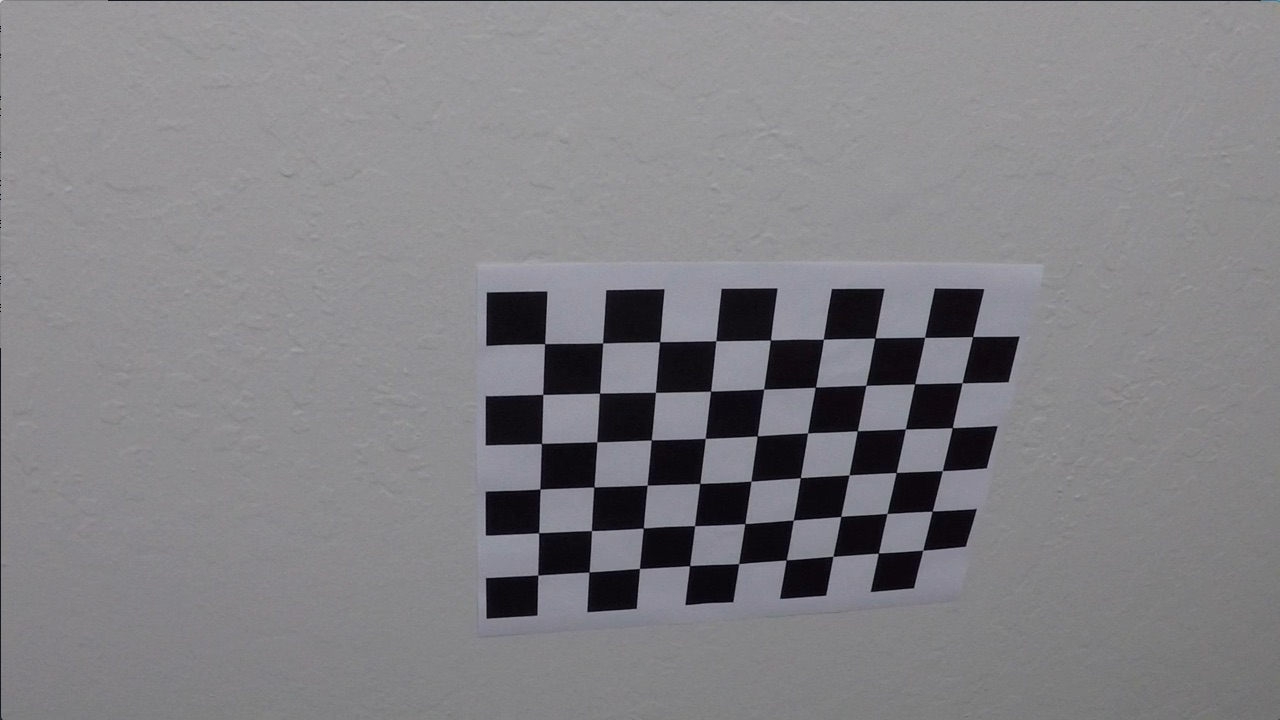
#> input picture CarND-Advanced-Lane-Lines/camera_cal/calibration10.jpg, 1280 x 720 px; its folder holds only this picture in this run
$ jupyter execute --allow-errors 'Video Pipeline.ipynb'   (shell and % lines are left out)   (Python 2 division)   (older library calls are emulated)
#> lines starting #> are read from the running program, lines starting #| are printed output that depends on the picture; after the words box and inside, x2 and y2 are one past the last pixel; in counts of white or black regions, pixels touching at a corner belong together
[cell 1]
import numpy as np
import cv2
import glob
import matplotlib.pyplot as plt
import matplotlib.image as mpimg
from moviepy.editor import VideoFileClip
from IPython.display import HTML
from functools import partial
from collections import deque

[cell 2]
class FindLanes:

    def __init__(self):
        self.search_start = -1
        self.search_end = -1
        self.error_counter = 0
        self.smooth_value = 10
        self.update_data = 10
        self.frame = 0
        self.left_curvature = 0
        self.right_curvature = 0
        self.off_center = 0
        self.leftx = deque(maxlen=self.smooth_value)
        self.lefty = deque(maxlen=self.smooth_value)
        self.rightx = deque(maxlen=self.smooth_value)
        self.righty = deque(maxlen=self.smooth_value)
        self.ym_per_pix = 30/720 # meters per pixel in y dimension
        self.xm_per_pix = 3.7/700 # meters per pixel in x dimension


    def compute_calibartion_points(self):
        # prepare object points, like (0,0,0), (1,0,0), (2,0,0) ....,(6,5,0)
        objp = np.zeros((6*9,3), np.float32)
        objp[:,:2] = np.mgrid[0:9,0:6].T.reshape(-1,2)

        # Arrays to store object points and image points from all the images.
        objpoints = [] # 3d points in real world space
        imgpoints = [] # 2d points in image plane.

        # Make a list of calibration images
        images = glob.glob('./camera_cal/calibration*.jpg')

        # Step through the list and search for chessboard corners
        for fname in images:
            img = cv2.imread(fname)
#> img is the input picture: shape (720, 1280, 3); mean B, G, R 133.1, 129.4, 130.2
            gray = cv2.cvtColor(img,cv2.COLOR_BGR2GRAY)

            # Find the chessboard corners
            ret, corners = cv2.findChessboardCorners(gray, (9,6),None)
#> ret = True; corners = 54 rows, first 8: [545.3, 343.1], [602.7, 342.8], [660.1, 341.3], [715.8, 340.7], [770.6, 340], [823.5, 339.2], [874.3, 338.5], [925.1, 337.4]

            # If found, add object points, image points
            if ret == True:
                objpoints.append(objp)
                imgpoints.append(corners)
        self.objpoints = objpoints
        self.imgpoints = imgpoints
#> self.imgpoints = 1 item


    def undistort_image(self, img):
        ret, mtx, dist, rvecs, tvecs = cv2.calibrateCamera(self.objpoints, self.imgpoints,
                                                           (img.shape[1], img.shape[0]),None,None)
        return cv2.undistort(img, mtx, dist, None, mtx)


    def binary_pipeline(self, img, s_thresh=(170, 255), sx_thresh=(20, 100)):
        img = np.copy(img)
        # Convert to HLS color space
        hsv = cv2.cvtColor(img, cv2.COLOR_RGB2HLS).astype(np.float)
        l_channel = hsv[:,:,1]
        s_channel = hsv[:,:,2]
        # Sobel x
        sobelx = cv2.Sobel(l_channel, cv2.CV_64F, 1, 0) # Take the derivative in x
        abs_sobelx = np.absolute(sobelx) # Absolute x derivative to accentuate lines away from horizontal
        scaled_sobel = np.uint8(255*abs_sobelx/np.max(abs_sobelx))

        # Threshold x gradient
        sxbinary = np.zeros_like(scaled_sobel)
        sxbinary[(scaled_sobel >= sx_thresh[0]) & (scaled_sobel <= sx_thresh[1])] = 1

        # Threshold color channel
        s_binary = np.zeros_like(s_channel)
        s_binary[(s_channel >= s_thresh[0]) & (s_channel <= s_thresh[1])] = 1

        #combine
        color_binary = np.zeros_like(scaled_sobel)
        color_binary[(sxbinary == 1) | (s_binary ==1)] = 1
        return color_binary


    def warper(self, img):
        img_size = (img.shape[1], img.shape[0])
        src = np.float32(
            [[(img_size[0] / 2) - 55, img_size[1] / 2 + 100],
            [((img_size[0] / 6) - 10), img_size[1]],
            [(img_size[0] * 5 / 6) + 60, img_size[1]],
            [(img_size[0] / 2 + 55), img_size[1] / 2 + 100]])
        dst = np.float32(
            [[(img_size[0] / 4), 0],
            [(img_size[0] / 4), img_size[1]],
            [(img_size[0] * 3 / 4), img_size[1]],
            [(img_size[0] * 3 / 4), 0]])
        M = cv2.getPerspectiveTransform(src, dst)
        Minv = cv2.getPerspectiveTransform(dst, src)
        warped = cv2.warpPerspective(img, M, img_size, flags=cv2.INTER_NEAREST)  # keep same size as input image
        return warped, Minv


    def get_histogram_points(self, binary_warped):
        if self.search_start == -1:
            search_start = 150
        else:
            search_start = self.search_start
        if self.search_end == -1:
            search_end = 1150
        else:
            search_end = min(self.search_end, binary_warped.shape[1])

        histogram = np.sum(binary_warped[binary_warped.shape[0]/2:,search_start:search_end], axis=0)

        midpoint = np.int(histogram.shape[0]/2)
        leftx_base = search_start + np.argmax(histogram[:midpoint])
        rightx_base = search_start + np.argmax(histogram[midpoint:]) + midpoint

        return midpoint, leftx_base, rightx_base


    def polynomial_pipeline(self, binary_warped, Minv, image, on_road, nwindows=9, margin=100, minpix=50):
        # histogram of bottom 1/2
        midpoint, leftx_base, rightx_base = self.get_histogram_points(binary_warped)
        if rightx_base - leftx_base < 700:
            self.search_start = -1
            self.search_end = -1
            midpoint, leftx_base, rightx_base = self.get_histogram_points(binary_warped)
        self.search_start = max(leftx_base - margin, 0)
        self.search_end = rightx_base + margin

        # Set height of windows
        window_height = np.int(binary_warped.shape[0]/nwindows)
        # Identify the x and y positions of all nonzero pixels in the image
        nonzero = binary_warped.nonzero()
        nonzeroy = np.array(nonzero[0])
        nonzerox = np.array(nonzero[1])
        # Current positions to be updated for each window
        leftx_current = leftx_base
        rightx_current = rightx_base
        # Create empty lists to receive left and right lane pixel indices
        left_lane_inds = []
        right_lane_inds = []

        # Step through the windows one by one
        for window in range(nwindows):
            # Identify window boundaries in x and y (and right and left)
            win_y_low = binary_warped.shape[0] - (window+1)*window_height
            win_y_high = binary_warped.shape[0] - window*window_height
            win_xleft_low = leftx_current - margin
            win_xleft_high = leftx_current + margin
            win_xright_low = rightx_current - margin
            win_xright_high = rightx_current + margin
            # Identify the nonzero pixels in x and y within the window
            good_left_inds = ((nonzeroy >= win_y_low) & (nonzeroy < win_y_high) & (nonzerox >= win_xleft_low) & (nonzerox < win_xleft_high)).nonzero()[0]
            good_right_inds = ((nonzeroy >= win_y_low) & (nonzeroy < win_y_high) & (nonzerox >= win_xright_low) & (nonzerox < win_xright_high)).nonzero()[0]
            # Append these indices to the lists
            left_lane_inds.append(good_left_inds)
            right_lane_inds.append(good_right_inds)
            # If you found > minpix pixels, recenter next window on their mean position
            if len(good_left_inds) > minpix:
                leftx_current = np.int(np.mean(nonzerox[good_left_inds]))
            if len(good_right_inds) > minpix:
                rightx_current = np.int(np.mean(nonzerox[good_right_inds]))

        # Concatenate the arrays of indices
        left_lane_inds = np.concatenate(left_lane_inds)
        right_lane_inds = np.concatenate(right_lane_inds)

        # Extract left and right line pixel positions. x and y values
        self.leftx.append(nonzerox[left_lane_inds])
        self.lefty.append(nonzeroy[left_lane_inds])
        self.rightx.append(nonzerox[right_lane_inds])
        self.righty.append(nonzeroy[right_lane_inds])

        leftx = self.get_all_pixels(self.leftx)
        lefty = self.get_all_pixels(self.lefty)
        rightx = self.get_all_pixels(self.rightx)
        righty = self.get_all_pixels(self.righty)

        # Fit a second order polynomial to each
        left_fit = np.polyfit(lefty, leftx, 2)
        right_fit = np.polyfit(righty, rightx, 2)

        ploty = np.linspace(0, binary_warped.shape[0]-1, binary_warped.shape[0] )
        left_fitx = left_fit[0]*ploty**2 + left_fit[1]*ploty + left_fit[2]
        right_fitx = right_fit[0]*ploty**2 + right_fit[1]*ploty + right_fit[2]

        if (self.frame % self.update_data == 0):
            self.get_curvature(binary_warped, lefty, leftx, righty, rightx)
            y_eval = binary_warped.shape[0]
            left_bot = left_fit[0]*y_eval**2 + left_fit[1]*y_eval + left_fit[2]
            right_bot = right_fit[0]*y_eval**2 + right_fit[1]*y_eval + right_fit[2]
            mid_bot = (left_bot + right_bot) / 2
            mid_photo = image.shape[1] / 2
            #positive is right of center. in meters
            self.off_center = (mid_bot - mid_photo) * self.xm_per_pix

        font = cv2.FONT_HERSHEY_SIMPLEX
        cv2.putText(image,'Left Curvature: ' + str(int(self.left_curvature)),(10,60), font, 2,(255,255,255),2,cv2.LINE_AA)
        cv2.putText(image,'Right Curvature: ' + str(int(self.right_curvature)),(10,125), font, 2,(255,255,255),2,cv2.LINE_AA)
        cv2.putText(image,'Center offset: ' + str(round(self.off_center,2)),(10,190), font, 2,(255,255,255),2,cv2.LINE_AA)

        if on_road:
            return self.plot_on_road(binary_warped, image, left_fitx, right_fitx, ploty, Minv)
        else:
            return left_fitx, right_fitx, ploty


    def get_all_pixels(self, q):
        all_pixels = []
        for v in q:
            all_pixels.extend(v)
        return np.array(all_pixels)


    # [49 lines left out: functions plot_on_road, process_image, get_binary_warped, get_curvature, not called in this run]

[cell 3]
find_lanes = FindLanes()
find_lanes.compute_calibartion_points()

#> (a cell that did not finish here is left out)

[cell 5]
image = plt.imread("test_images/test2.jpg")
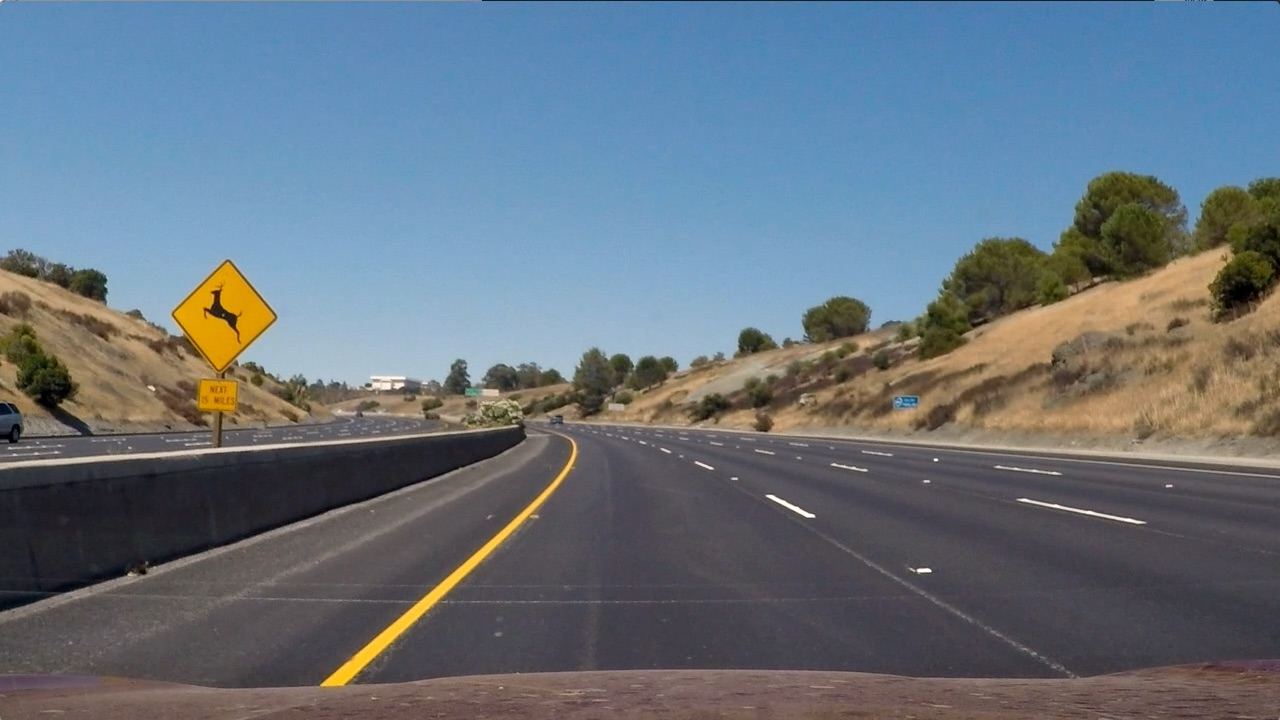
#> input picture CarND-Advanced-Lane-Lines/test_images/test2.jpg, 1280 x 720 px
#> image is the input picture: shape (720, 1280, 3); mean R, G, B 102.8, 114.6, 125.5
undistorted = find_lanes.undistort_image(image)
#> in undistort_image, `ret, mtx, dist, rvecs, tvecs = cv2.calibrateCamera(self.objpoints, sel..`: ret = 0.68; mtx = [[1143.7, 0, 681.7], [0, 1109.2, 367.7], [0, 0, 1]]; dist = [[-0.515, 2.99, -0.00876, 0.00937, 1.41]]; rvecs = ([0.451, -0.252, 0.0361],); tvecs = ([-2.31, -0.422, 19.12],)
plt.imsave("./readme_images/undistorted_car.jpg", undistorted)

[cell 6]
binary = find_lanes.binary_pipeline(undistorted)
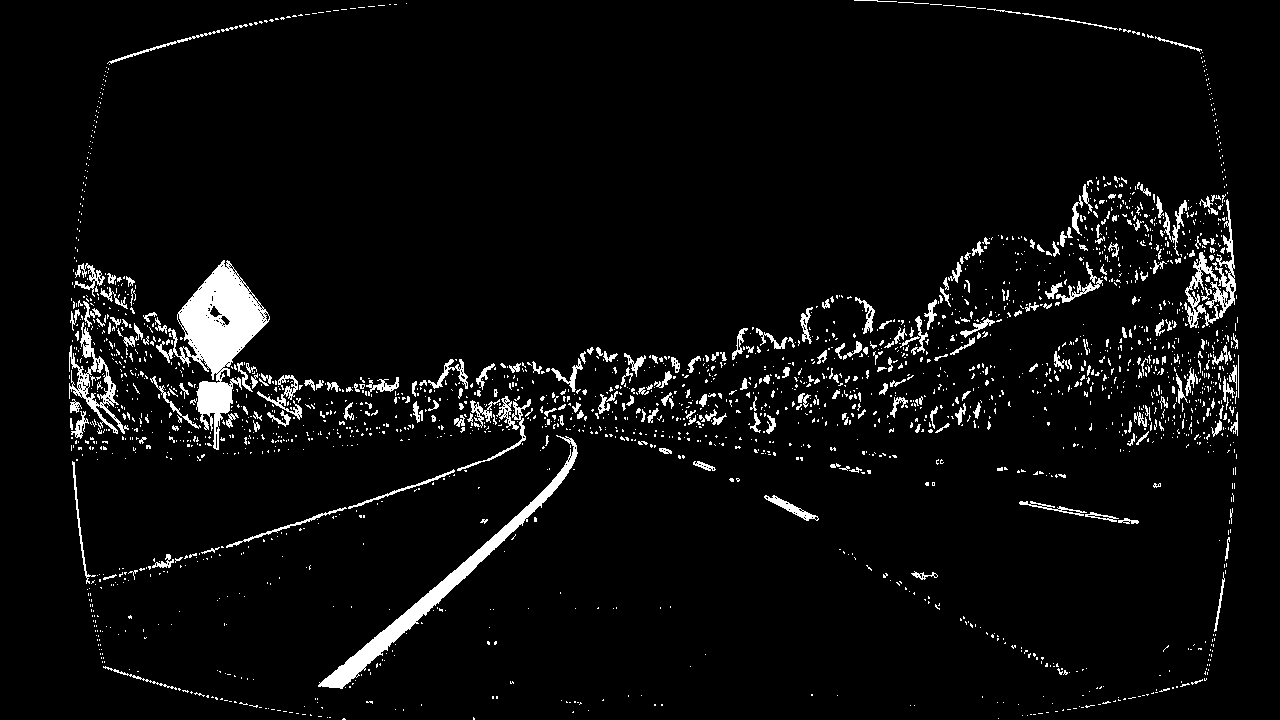
#> binary: shape (720, 1280); values 0 (black) and 1 (white), 4.7% white; 2342 white regions (2057 under 20 px), largest, box (x1, y1, x2, y2) and area: (156, 260, 270, 450) 7484, (318, 435, 578, 689) 4415, (69, 322, 129, 434) 1456
plt.imsave("./readme_images/binary.jpg", binary)
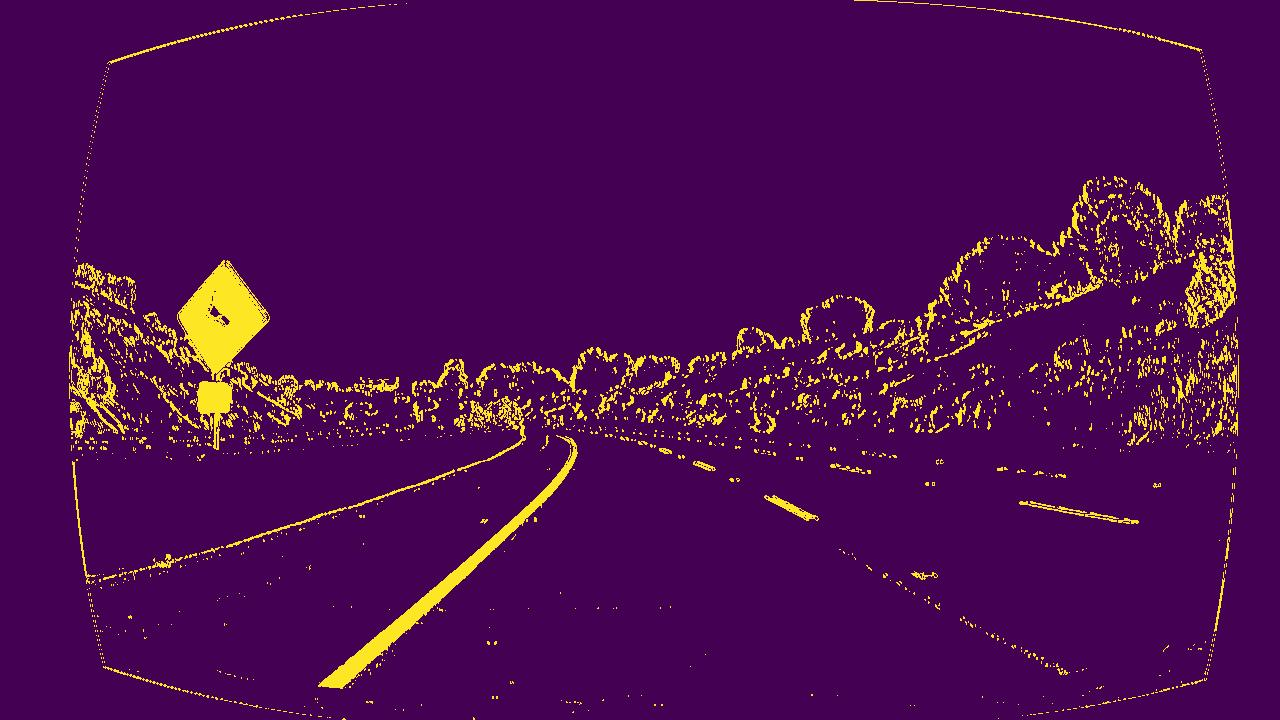
#> saved as binary.jpg: shape (720, 1280, 3); mean R, G, B 76.6, 11.4, 81.2

[cell 7]
warped, Minv = find_lanes.warper(undistorted)
#> in warper, `warped = cv2.warpPerspective(img, M, img_size, flags=cv2.INTER_NEAREST)`:
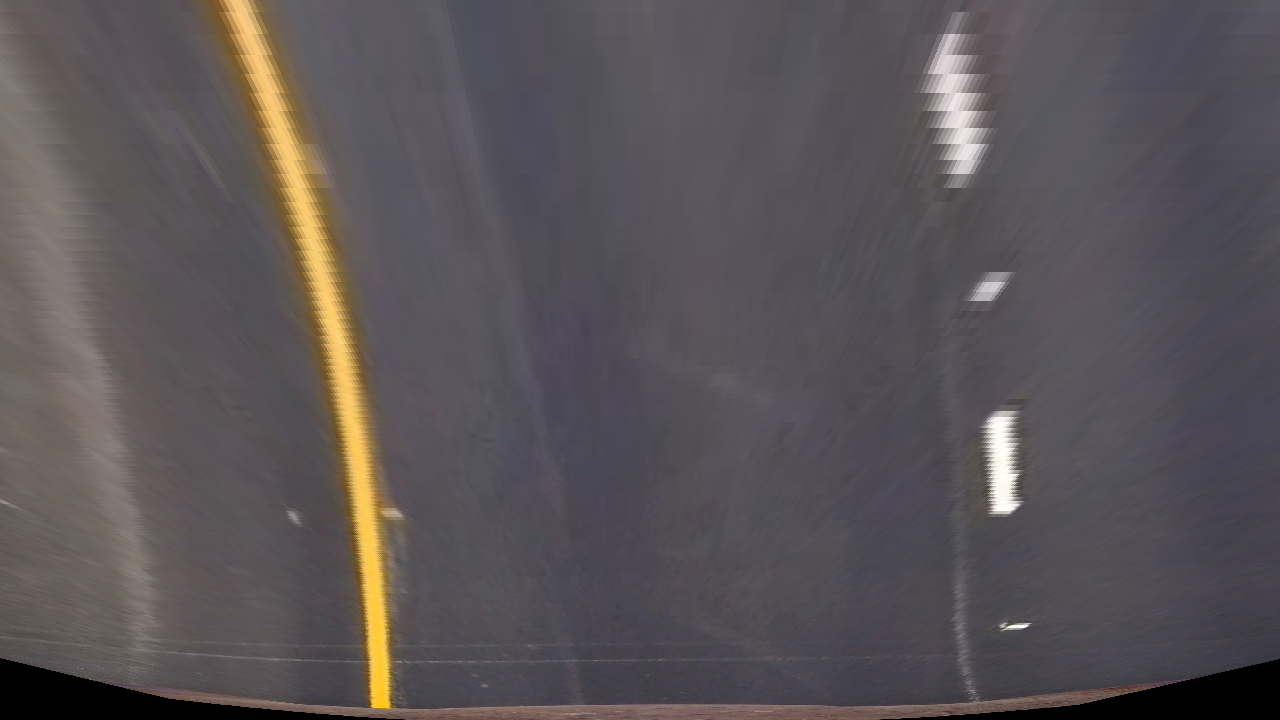
#> warped: shape (720, 1280, 3); mean R, G, B 89.7, 84.1, 86.8
#> Minv = [[0.172, -0.779, 530], [1.18e-16, -0.52, 460], [2.12e-19, -0.00122, 1]]
plt.imsave("./readme_images/warped.jpg", binary)

#> (a cell that did not finish here is left out)

#> in get_histogram_points, `histogram = np.sum(binary_warped[binary_warped.shape[0]/2:,search_star..`: histogram = 1000 rows, first 8: [34662, 31726, 31486], [34495, 31561, 31357], [34370, 31450, 31262], [34186, 31285, 31117], [33899, 31030, 30884], [33726, 30879, 30769], [33613, 30785, 30681], [33412, 30614, 30520]
#> in get_histogram_points, `leftx_base = search_start + np.argmax(histogram[:midpoint])`: leftx_base = 816
#> in get_histogram_points, `rightx_base = search_start + np.argmax(histogram[midpoint:]) + midpoint`: rightx_base = 1709
#> in polynomial_pipeline, `midpoint, leftx_base, rightx_base = self.get_histogram_points(binary_w..`: midpoint = 500; leftx_base = 816; rightx_base = 1709
#> in polynomial_pipeline, `self.search_start = max(leftx_base - margin, 0)`: self.search_start = 716
#> in polynomial_pipeline, `self.search_end = rightx_base + margin`: self.search_end = 1809
#> in polynomial_pipeline, `leftx_current = leftx_base`: leftx_current = 816
#> in polynomial_pipeline, `rightx_current = rightx_base`: rightx_current = 1709
#> the loop in polynomial_pipeline, `for window in range(nwindows):` made 9 passes
#> (win_xleft_low, win_xleft_high, leftx_current) on passes 1 to 9: (716, 916, 815), (715, 915, 814), (714, 914, 813), (713, 913, 812), (712, 912, 811), (711, 911, 810), (710, 910, 809), (709, 909, 808), (708, 908, 807)
#> after the loop in polynomial_pipeline, `for window in range(nwindows):`: left_lane_inds = 9 items; right_lane_inds = [empty array, empty array, empty array, empty array, empty array, empty array, empty array, empty array, empty array]
#> in polynomial_pipeline, `right_lane_inds = np.concatenate(right_lane_inds)`: right_lane_inds = empty array
